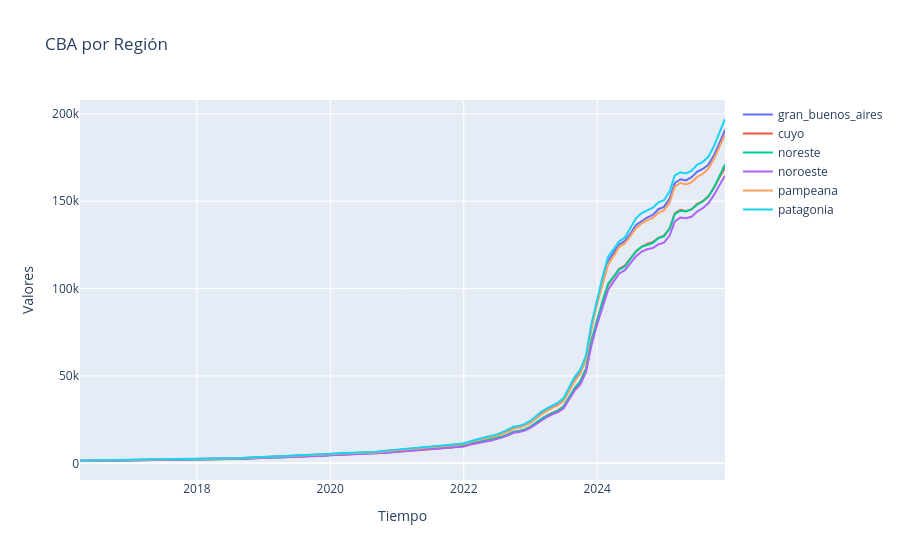

The code cell stored with this chart in its notebook:
### Markdown cell above
### Veamos para CBA

### Code cell
# fig funciona correctamente con Plotly Express
fig = px.line(dataframes['df_cba']['gran_buenos_aires'])

fig1 = go.Figure(
    data=[
        go.Scatter(
            x=dataframes['df_cba']['indice_tiempo'],  # Usamos la columna de tiempo para el eje X
            y=dataframes['df_cba'][column], 
            mode='lines', 
            name=column
        )
        for column in dataframes['df_cba'].columns 
        if column != 'indice_tiempo'  # Excluye la columna de tiempo de las líneas
    ],
    layout={"xaxis": {"title": "Tiempo"}, "yaxis": {"title": "Valores"}, "title": "CBA por Región"}
)

fig1.show()
